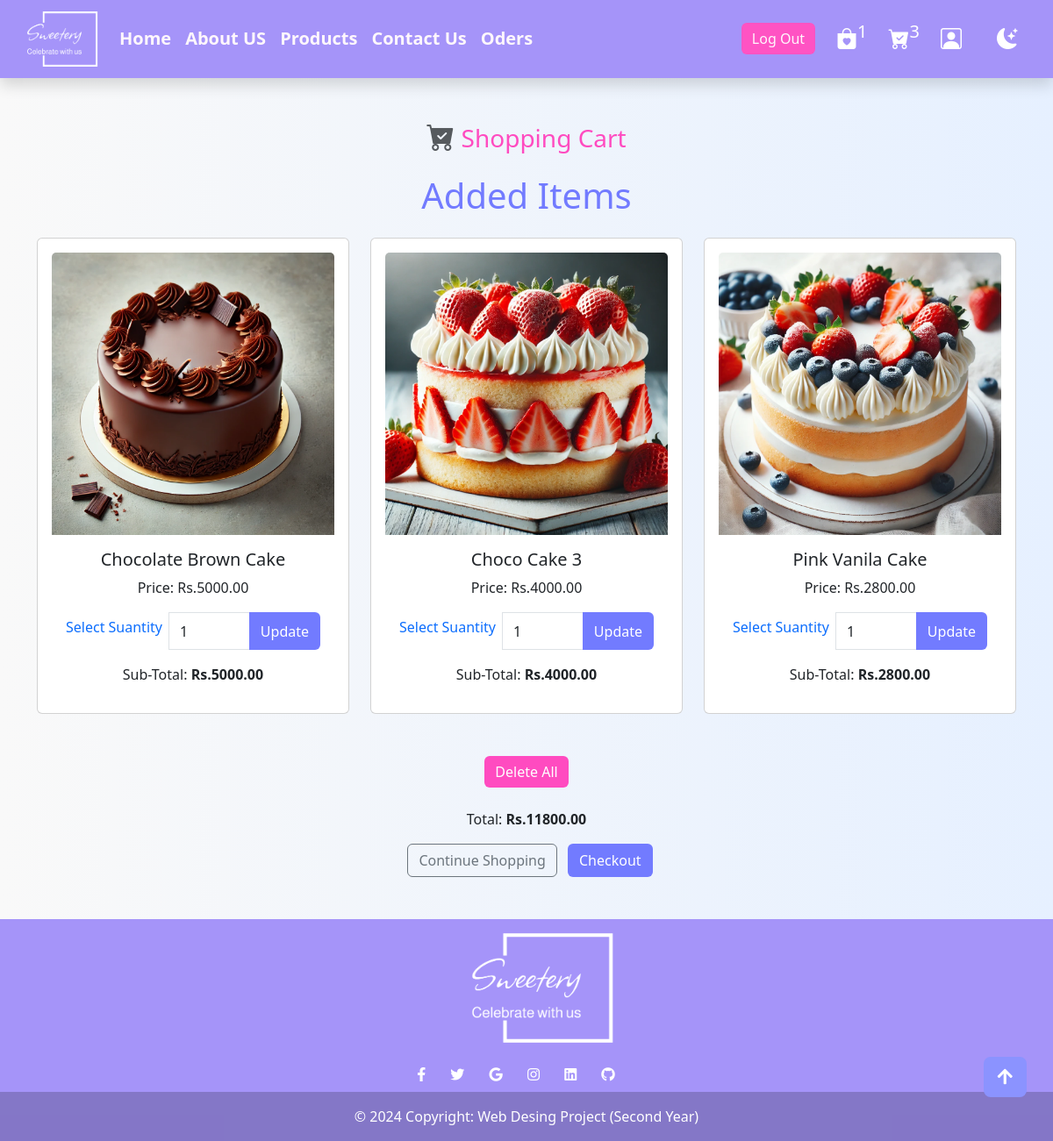
/cart.php (signed in), run on the app's committed database.
### tables this page shows
CREATE TABLE `cart` (
  `id` int NOT NULL AUTO_INCREMENT,
  `image` varchar(200) NOT NULL,
  `name` varchar(200) NOT NULL,
  `pid` int NOT NULL,
  `price` int NOT NULL,
  `quantity` int NOT NULL,
  `user_id` int NOT NULL,
  PRIMARY KEY (`id`)
);

### cart.php (the view, shortened to what this page needs)
<?php
@include './includes/db.php';
$user_id = $_SESSION['user_id'];
?>
<!DOCTYPE html>
<html lang="en">
<head>
    <link rel="stylesheet" href="./css//nav.css">
    <link rel="stylesheet" href="./css/darkmode.css">
    <link rel="stylesheet" href="./css/navigation.css">
    <link rel="stylesheet" href="./css/footer.css">
    <link rel="stylesheet" href="./css/user_profile.css">
    <link rel="stylesheet" href="./css/cart.css">
    <link href="https://cdn.jsdelivr.net/npm/bootstrap@5.3.3/dist/css/bootstrap.min.css" rel="stylesheet">
    <link rel="stylesheet" href="https://cdn.jsdelivr.net/npm/bootstrap-icons@1.11.3/font/bootstrap-icons.min.css">
    <link rel="stylesheet" href="https://cdnjs.cloudflare.com/ajax/libs/font-awesome/5.15.4/css/all.min.css">
   <link href="https://cdn.jsdelivr.net/npm/bootstrap@5.3.3/dist/css/bootstrap.min.css" rel="stylesheet">
</head>
<body class="d-flex flex-column min-vh-100">
<?php @include './includes/nav.php'; ?>
   <button id="scrollBtn" class="btn btn-lg btn-secondary d-none d-md-block scroll-btn">
    <i id="scrollIcon" class="scrollIcon"></i>
  </button>
<section class="container mt-5 hedling">
    <div class="text-center mb-4">
        <h3><i class="bi bi-cart-check-fill text-muted fs-2"></i> Shopping Cart</h3>
    </div>
</section>
<section class="shopping-cart container mb-5">
    <h1 class="title text-center mb-4">Added Items</h1>
    <div class="row">
    <?php
        $grand_total = 0;
        $select_cart = mysqli_query($conn, "SELECT * FROM `cart` WHERE user_id = '$user_id'") or die('query failed');
        if(mysqli_num_rows($select_cart) > 0){
            while($fetch_cart = mysqli_fetch_assoc($select_cart)){
    ?>
    <div class="col-lg-4 col-md-6 mb-4">
        <div class="card h-100 text-center p-3">
            <img src="uploaded_img/<?php echo $fetch_cart['image']; ?>" alt="" class="card-img-top">
            <div class="card-body">
                <h5 class="card-title"><?php echo $fetch_cart['name']; ?></h5>
                <p class="card-text">Price: Rs.<?php echo $fetch_cart['price']; ?>.00</p>
                <form action="" method="post">
                    <div class="input-group mb-3">
                        <h6 class="text-center py-2 me-2 text-primary">Select Suantity</h6>
                        <input type="number" min="1" value="<?php echo $fetch_cart['quantity']; ?>" name="cart_quantity" class="form-control">
                        <button type="submit" class="btn btn_update" name="update_quantity">Update</button>
                    </div>
                </form>
                <p class="card-text">Sub-Total: <strong>Rs.<?php echo $sub_total = ($fetch_cart['price'] * $fetch_cart['quantity']); ?>.00</strong></p>
            </div>
        </div>
    </div>
    <?php
    $grand_total += $sub_total;
        }
    }else{
        echo '<p class="text-center text-muted">Your cart is empty.</p>';
    }
    ?>
    </div>
    <div class="text-center delete mt-4">
        <a href="cart.php?delete_all" class="btn_delete btn <?php echo ($grand_total > 1)?'':'disabled' ?>" onclick="return confirm('Delete all from cart?');">Delete All</a>
    </div>
    <div class="cart-total text-center mt-4">
        <p>Total: <span class="fw-bold">Rs.<?php echo $grand_total; ?>.00</span></p>
        <a href="./home.php" class="btn_shoping btn btn-outline-secondary mx-2">Continue Shopping</a>
        <a href="./checkout.php" class="btn btn_checkout <?php echo ($grand_total > 1)?'':'disabled' ?>">Checkout</a>
    </div>
</section>
<?php @include './includes/footer.php'; ?>
</body>
</html>

### css/navigation.css (style rules this page uses)
.scroll-btn { position: fixed; bottom: 50px; right: 30px; z-index: 100; font-size: 20px; background-color: #8B93FF !important; border: none !important; }
.animate-icon { animation: fadeIn 0.5s ease-in-out, rotateIcon 0.5s ease-in-out; }

### css/cart.css (style rules this page uses)
* { list-style-type: none; }
body { background: linear-gradient(to right, #f9f9f9, #e6f0ff); }
.hedling h3 { color: #ff4bc0; }
.shopping-cart h1 { color: #727bff; }
.shopping-cart .btn_update { background-color: #727bff; color: white; }
.shopping-cart .delete .btn_delete { background-color: #ff4bc0 !important; color: white !important; border: 0; }
.shopping-cart .cart-total .btn_checkout { background-color: #727bff; color: white; }

### data on the page
cart: image (picture), name "Chocolate Brown Cake", price "5000", cart_quantity "1"
cart: image (picture), name "Choco Cake 3", price "4000", cart_quantity "1"
cart: image (picture), name "Pink Vanila Cake", price "2800", cart_quantity "1"

### other printed values
$wishlist_num_rows "1"
$cart_num_rows "3"
$grand_total "11800"
